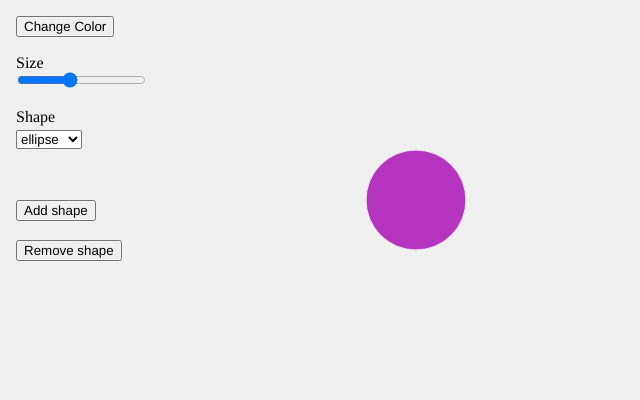
Frame 1 (no input)
Frame 60 (no input): identical to frame 1, image omitted
Frame 120 (the mouse pressed at the canvas centre since frame 60): identical to frame 1, image omitted

The p5.js sketch that drew this single still picture (run headless with seeded random() and noise() and a simulated clock; from frame 60 on, the mouse is pressed at the canvas centre):

// p5.js sketch
// ── sketch.js
let colorBtn, addBtn, removeBtn, sizeSlider, shapeSelect;
let shapeColor;

// Array to store shapes
let shapes = [];

function setup() {
  createCanvas(640, 400);
  noStroke();
  textFont("Helvetica, Arial, sans-serif");

  // starting color
  shapeColor = color(random(255), random(255), random(255));

  //Add fist shape in array
  shapes.push({
    size: 100,
    col: shapeColor
  })

  // Button: change color
  colorBtn = createButton("Change Color");
  colorBtn.position(16, 16);
  colorBtn.mousePressed(randomShapeColor);

  function randomShapeColor() {
    shapeColor = color(random(255), random(255), random(255));
  }

  // Slider: controls size
  createP("Size").position(0, 50).style("margin", "4px 0 0 16px");
  sizeSlider = createSlider(20, 220, 100, 1);
  sizeSlider.position(15, 70);

  // Dropdown: choose shape
  createP("Shape").position(0, 100).style("margin", "8px 0 0 16px");
  shapeSelect = createSelect();
  shapeSelect.position(16, 130);
  shapeSelect.option("ellipse");
  shapeSelect.option("rect");
  shapeSelect.option("triangle");

  // Button: add shape
  addBtn = createButton("Add shape");
  addBtn.position(16, 200);
  addBtn.mousePressed(addShape);

  // Button: remove shape
  removeBtn = createButton("Remove shape");
  removeBtn.position(16, 240);
  removeBtn.mousePressed(removeShape);

  // Add a new shape
  function addShape() {
    shapes.push({
      col: color(random(255), random(255), random(255))
    });
  }

  // Remove shape 
  function removeShape() {
    if (shapes.length > 1) {
      shapes.pop();
    }
  }
}

function draw() {
  background(240);

  push();
  //translate(width * 0.65, height * 0.5);
  let s = sizeSlider.value();

  let spacing = (width * 0.65) / (shapes.length + 1);

  // Draw all shapes
  for (let i = 0; i < shapes.length; i++) {
    let x = width * 0.65 + (i - (shapes.length - 1) / 2) * spacing;
    let y = height * 0.5;

    fill(
      red(shapeColor) + i * 10,
      green(shapeColor) + i * 10,
      blue(shapeColor) + i * 10
    );
    stroke(240);

    // Draw chosen shape
    let choice = shapeSelect.value();
    if (choice === "ellipse") {
      ellipse(x, y, s, s);
    } else if (choice === "rect") {
      rectMode(CENTER);
      rect(x, y, s, s);
    } else if (choice === "triangle") {
      triangle(x - s * 0.6, y + s * 0.5, x, y - s * 0.6,x + s * 0.6,y + s * 0.5);
    }
  }
  pop();
}
